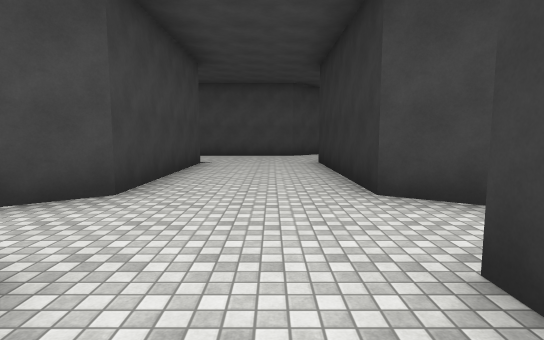
[1] (above)

24 first-person views from a walk through a Unity game level. The camera is 1.5 m above the floor, tilts 6° down and sees 80° across. The floor is counted in squares, 2.4 m on a side. Each view is taken from the middle of a square. On the plan, view 1 faces up. The plan holds only what a view shows up to about 10 squares ahead; the rest is blank. The place goes on beyond the plan. The player character is not drawn. Surface patterns are stand-ins for the level's own textures.

[2]
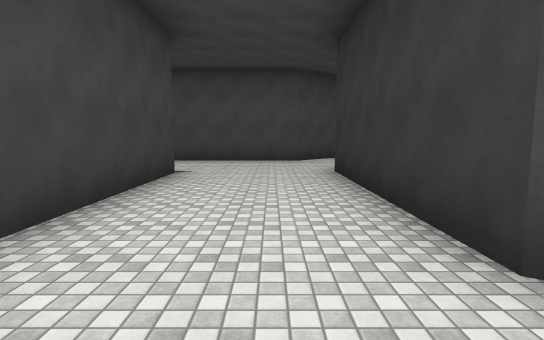

[3]
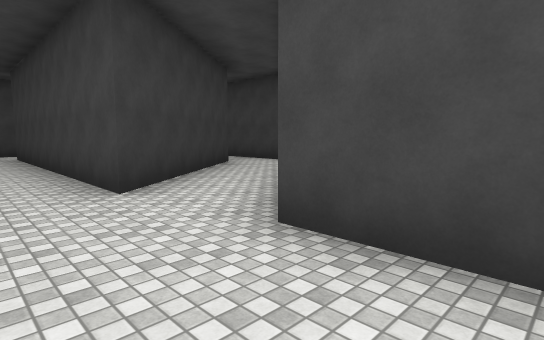

[4]
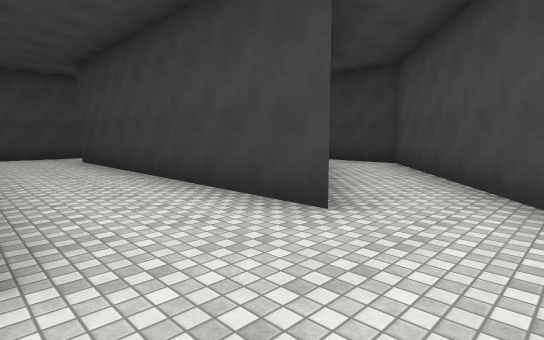

[5]
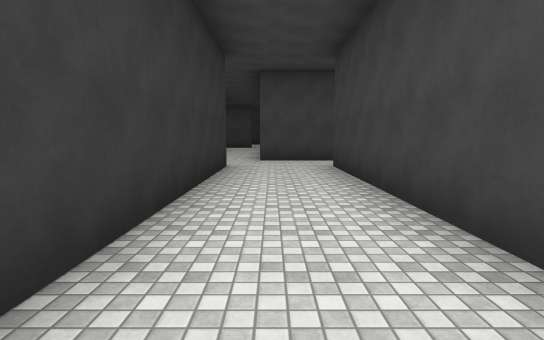

[6]
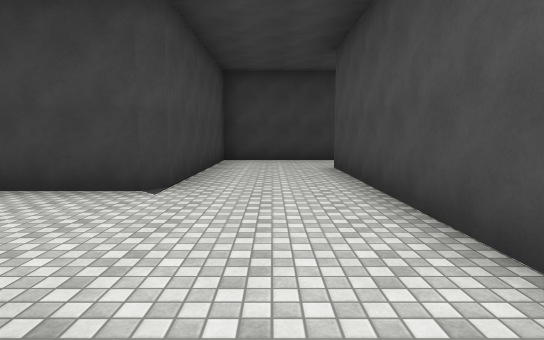

[7]
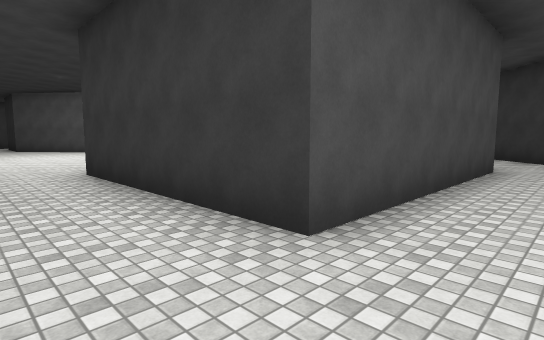

[8]
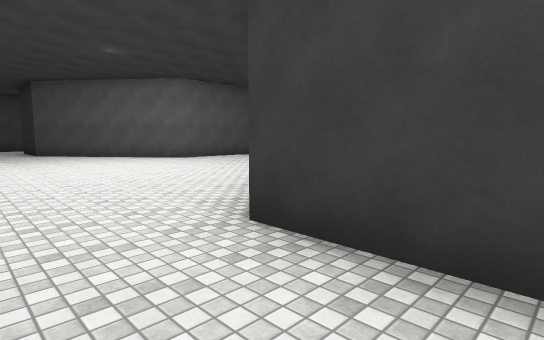

[9]
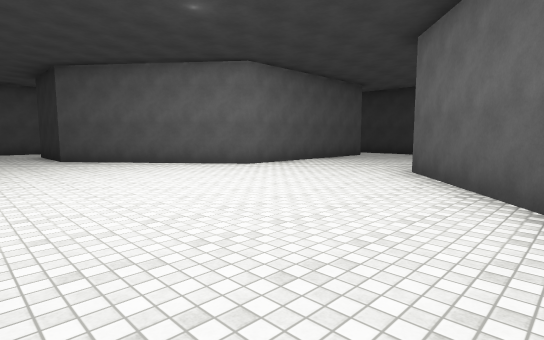

[10]
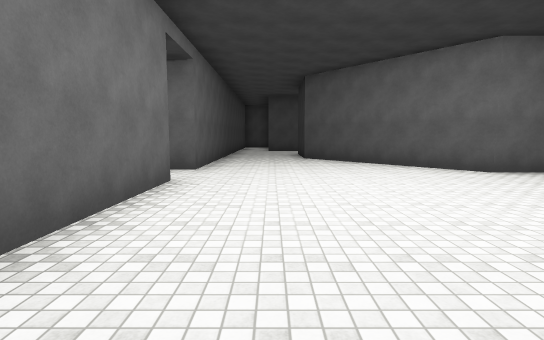

[11]
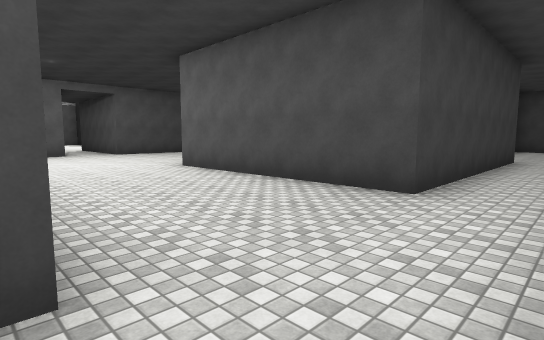

[12]
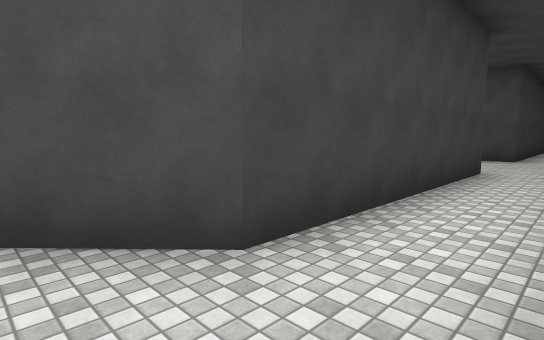

[13]
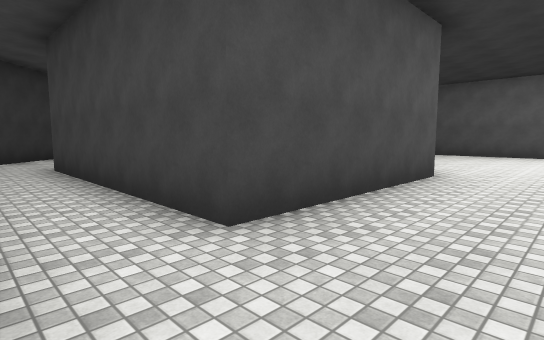

[14]
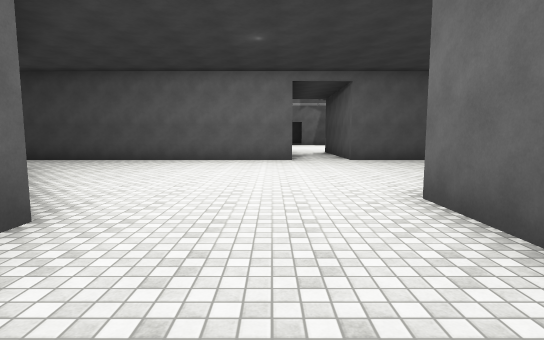

[15]
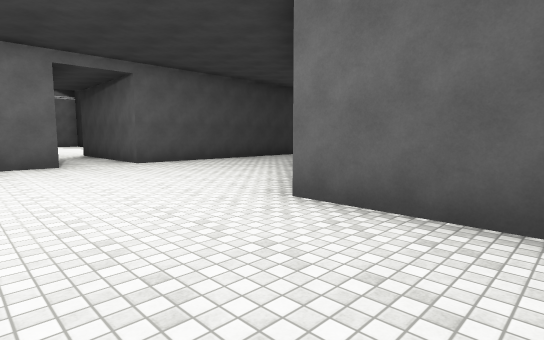

[16]
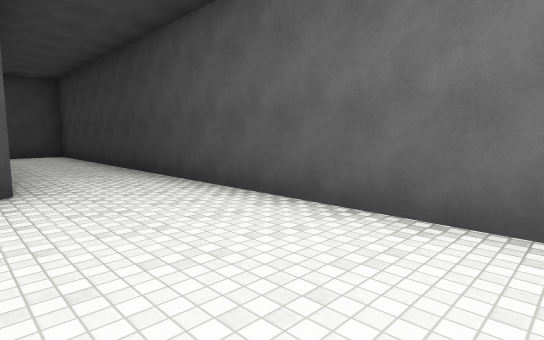

[17]
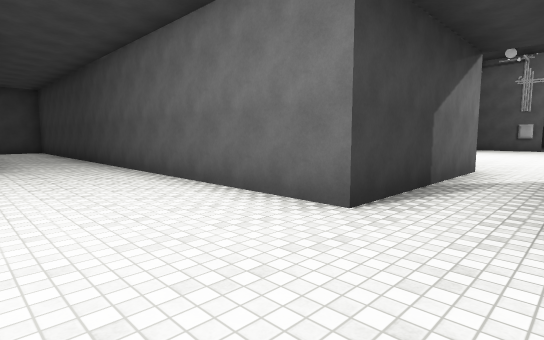

[18]
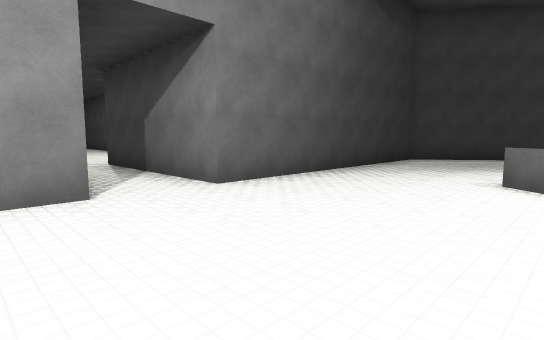

[19]
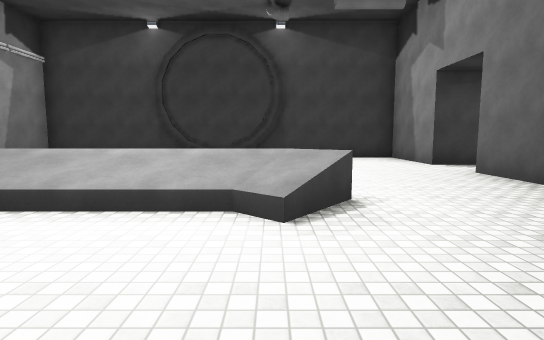

[20]
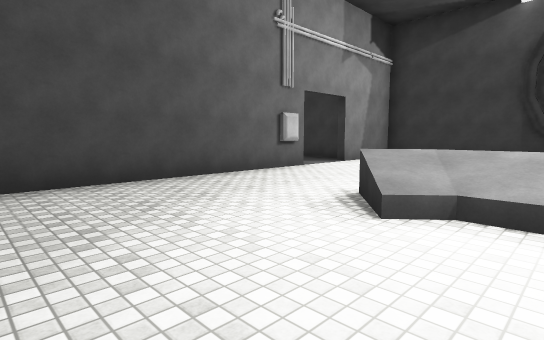

[21]
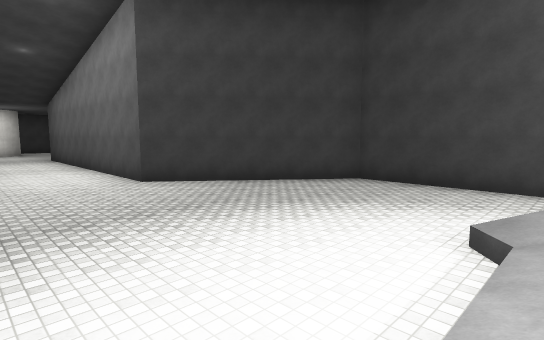

[22]
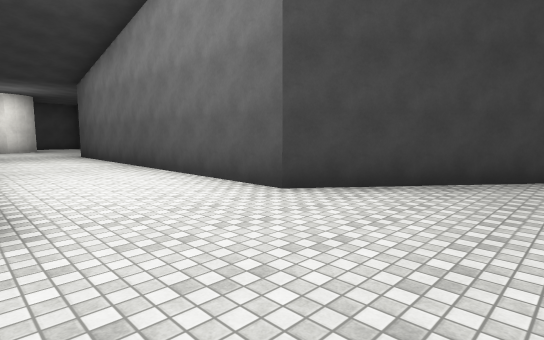

[23]
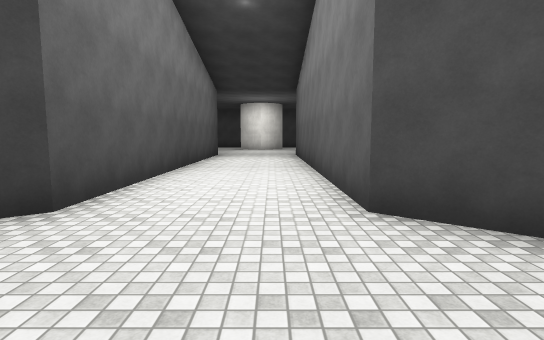

[24]
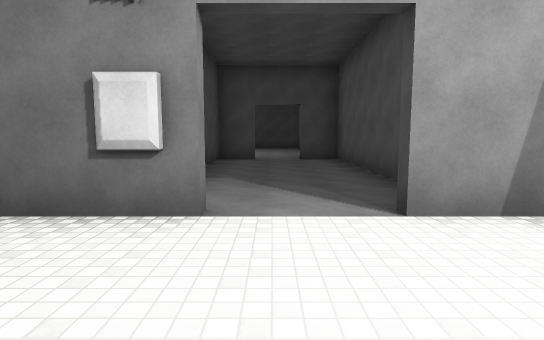

### Floor plan
Points are (right, up) in squares from view 1. A wall is a line through its corners. A room is listed if a view was taken in it or the views show most of it. See-through windows are left out.
Room 1 (views 1, 2, 3, 4, 5, 7)
walls: (2, 2.8) (1.1, 3.4) (1.1, 7.8); (-5, -1.6) (-1.3, 1.4) (-1.3, -5.7); (1, -5.8) (0.9, 1.4); (-1.8, -7.3) (0.4, -7.3); (0.6, 10.2) (-4.4, 10.2); (-6.4, 9.5) (-6.4, 7.8) (-1.9, 7.8) (-1.7, 7.5) (-1.7, 3.4) (-6.4, -0.4) (-6.4, -1.6)
ways out: opening at (-5.5, 10.5) to room 2; opening at (2, 9.5) to room 2; opening at (-6, -1); opening at (1, 2)
Room 2 (views 6, 8, 9, 10, 11, 12, 13, 14, 15, 16, 17)
walls: (-2.7, 16.3) (-0.3, 18.2) (3.7, 18.2) (3.7, 13.1) (0.6, 10.2); (-6.4, 20.5) (-6.4, 9.5); (-4.4, 10.2) (-4.4, 14.9); (3.7, 25.5) (3.7, 21.5) (-1.2, 21.5) (-4.1, 25.1) (-4.1, 25.5); (3, 9.7) (4.2, 10.9); (-6.4, 25.5) (-6.4, 22.1)
ways out: opening at (-5.5, 10.5) to room 1; opening at (2, 9.5) to room 1; opening at (-6, 21) to room 3
Room 3 (views 18, 19, 20, 21, 22, 23, 24)
walls: (-20.5, 20.5) (-20.5, 14.3) (-16.8, 11.4) (-16.8, 3.1); (-14.1, 24.1) (-16.9, 24.1); (-16.5, 24.4) (-20.5, 24.4) (-20.5, 22); (-21.1, 22.8) (-26.7, 22.8) (-26.7, 21.8); (-6.4, 22.1) (-10.5, 22.1) (-10.5, 24.4) (-14.5, 24.4); (-26.7, 20.6) (-26.7, 19.6) (-24.9, 19.6); (-14.2, 3.9) (-14.2, 11.4) (-10.5, 14.3) (-10.5, 20.5) (-6.4, 20.5)
ways out: opening at (-6, 21) to room 2; opening at (-27, 21); opening at (-15.5, 3.5)

Where each view was taken, in squares from view 1:
view 1: 0 up, 0 right, facing up
view 2: 2 up, 0 right, facing up
view 3: 5 up, 0 right, facing down-left
view 4: 3 up, 1 right, facing down-left
view 5: 1 up, 0 right, facing down
view 6: 9 up, 2 right, facing left
view 7: 9 up, 6 left, facing up-right
view 8: 13 up, 6 left, facing up-right
view 9: 16 up, 6 left, facing up-right
view 10: 16 up, 5 left, facing up
view 11: 18 up, 5 right, facing up-left
view 12: 12 up, 5 right, facing up-left
view 13: 20 up, 5 right, facing down-left
view 14: 20 up, 2 right, facing left
view 15: 19 up, 1 right, facing up-left
view 16: 19 up, 4 left, facing down-left
view 17: 22 up, 4 left, facing down-left
view 18: 23 up, 14 left, facing down-right
view 19: 15 up, 14 left, facing up
view 20: 15 up, 16 left, facing up-left
view 21: 18 up, 14 left, facing down-left
view 22: 14 up, 14 left, facing down-left
view 23: 14 up, 16 left, facing down
view 24: 21 up, 18 left, facing left
